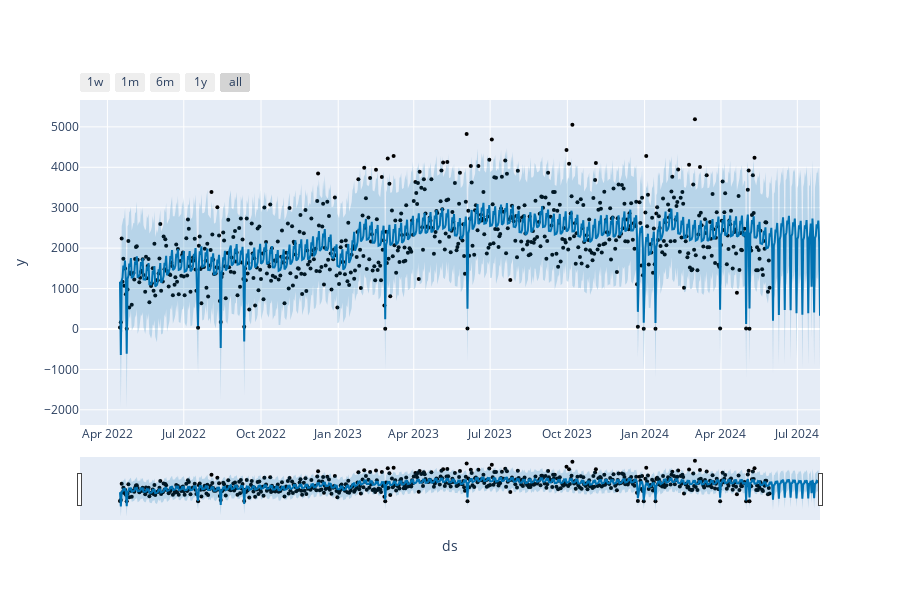

Notebook source saved alongside this figure:
### Code cell
from prophet.plot import plot_plotly, plot_components_plotly

plot_plotly(m, forecast)

### Figure 1 — Plotly figure (JSON) as saved in the notebook; plotly's stock layout.template omitted (floating-point values rounded to 4 significant figures; data arrays with more than 128 entries replaced by an {"elided": "..."} marker saying what was removed)
{"data": [{"marker": {"color": "black", "size": 4}, "mode": "markers", "name": "Actual", "type": "scatter", "x": {"elided": "669 str values"}, "y": {"elided": "669 float values"}}, {"hoverinfo": "skip", "line": {"width": 0}, "mode": "lines", "type": "scatter", "x": {"elided": "729 str values"}, "y": {"elided": "729 float values"}}, {"fill": "tonexty", "fillcolor": "rgba(0, 114, 178, 0.2)", "line": {"color": "#0072B2", "width": 2}, "mode": "lines", "name": "Predicted", "type": "scatter", "x": {"elided": "729 str values"}, "y": {"elided": "729 float values"}}, {"fill": "tonexty", "fillcolor": "rgba(0, 114, 178, 0.2)", "hoverinfo": "skip", "line": {"width": 0}, "mode": "lines", "type": "scatter", "x": {"elided": "729 str values"}, "y": {"elided": "729 float values"}}], "layout": {"height": 600, "showlegend": false, "width": 900, "xaxis": {"rangeselector": {"buttons": [{"count": 7, "label": "1w", "step": "day", "stepmode": "backward"}, {"count": 1, "label": "1m", "step": "month", "stepmode": "backward"}, {"count": 6, "label": "6m", "step": "month", "stepmode": "backward"}, {"count": 1, "label": "1y", "step": "year", "stepmode": "backward"}, {"step": "all"}]}, "rangeslider": {"visible": true}, "title": {"text": "ds"}, "type": "date"}, "yaxis": {"title": {"text": "y"}}}}
